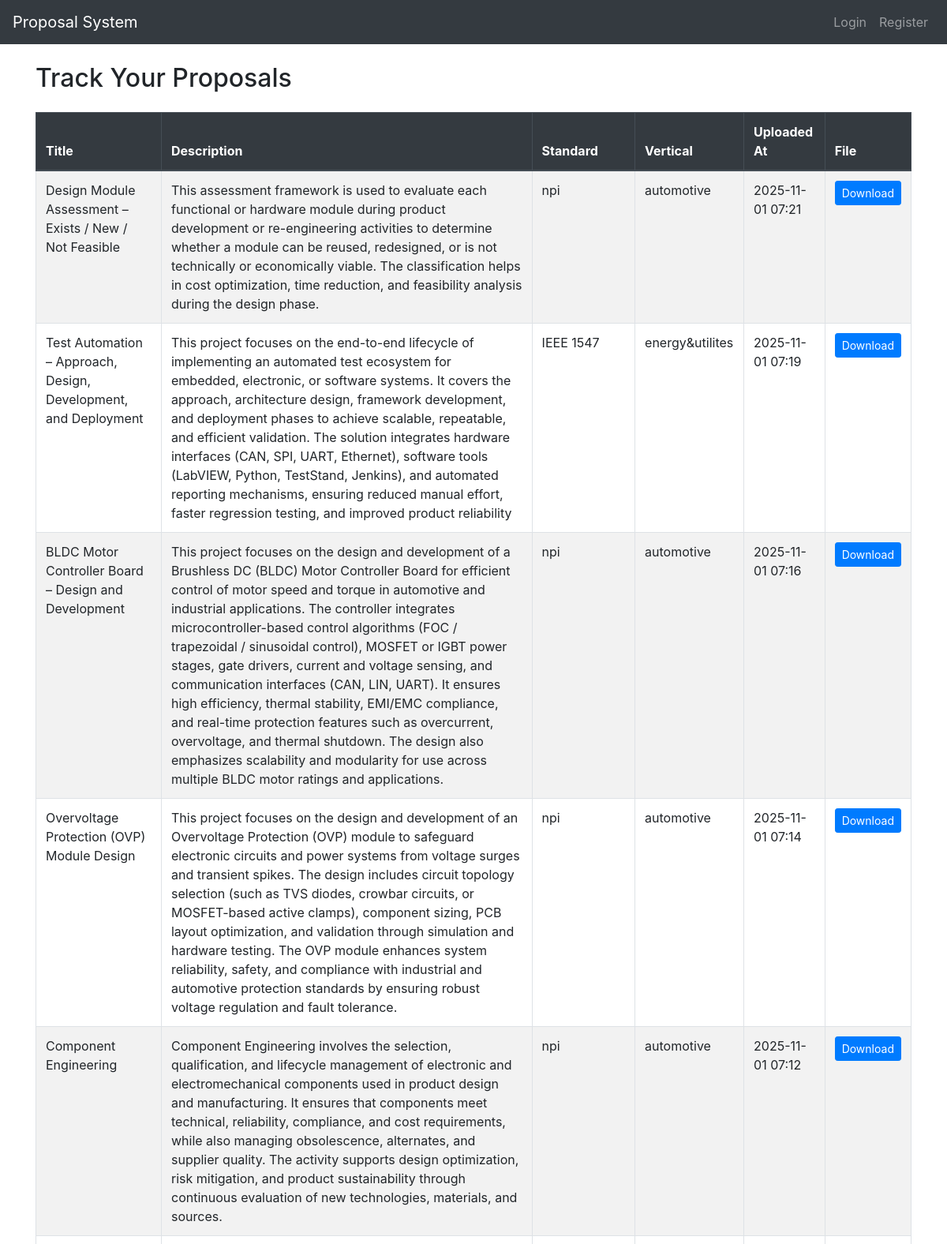
/track (signed in, upper part), run on the app's committed database.
### newapp.py (models this page shows)
class Proposal(db.Model):
    __tablename__ = 'proposals'
    id = db.Column(db.Integer, primary_key=True)
    title = db.Column(db.String(150), nullable=False)
    description = db.Column(db.Text, nullable=True)
    standard = db.Column(db.String(100), nullable=True)
    vertical = db.Column(db.String(100), nullable=True)  # ← updated
    filename = db.Column(db.String(200), nullable=True)
    file_size = db.Column(db.Float, nullable=True)
    uploaded_at = db.Column(db.DateTime, default=datetime.utcnow)
    user_id = db.Column(db.Integer, db.ForeignKey('users.id'), nullable=False)

### newapp.py (the view)
    @app.route('/track')
    @login_required
    def track():
        user_proposals = Proposal.query.filter_by(user_id=current_user.id).order_by(Proposal.uploaded_at.desc()).all()
        return render_template('track.html', proposals=user_proposals)

### templates/track.html (shortened to what this page needs)
{% extends "base.html" %}
{% block content %}
<h2 class="mt-4 mb-4">Track Your Proposals</h2>
{% if proposals %}
    <table class="table table-bordered table-striped">
        <thead class="thead-dark">
            <tr>
                <th>Title</th>
                <th>Description</th>
                <th>Standard</th>
                <th>Vertical</th>
                <th>Uploaded At</th>
                <th>File</th>
            </tr>
        </thead>
        <tbody>
            {% for proposal in proposals %}
                <tr>
                    <td>{{ proposal.title }}</td>
                    <td>{{ proposal.description }}</td>
                    <td>{{ proposal.standard }}</td>
                    <td>{{ proposal.vertical }}</td>
                    <td>{{ proposal.uploaded_at.strftime('%Y-%m-%d %H:%M') }}</td>
                    <td>
                        {% if proposal.filename %}
                            <a href="{{ url_for('download', proposal_id=proposal.id) }}" class="btn btn-sm btn-primary">Download</a>
                        {% else %}
                            N/A
                        {% endif %}
                    </td>
                </tr>
            {% endfor %}
        </tbody>
    </table>
{% else %}
    <p>No proposals uploaded yet.</p>
{% endif %}
{% endblock %}

### data on the page
Proposal: title "Design Module Assessment – Exists / New / Not Feasible", description "This assessment framework is used to evaluate each functional or hardware module during product development or re-engineering activities to determine whether a module can be reused, redesigned, or is not technically or economically viable. The classification helps in cost optimization, time reduction, and feasibility analysis during the design phase.", standard "npi", vertical "automotive", uploaded_at "2025-11-01 07:21"
Proposal: title "Test Automation – Approach, Design, Development, and Deployment", description "This project focuses on the end-to-end lifecycle of implementing an automated test ecosystem for embedded, electronic, or software systems. It covers the approach, architecture design, framework development, and deployment phases to achieve scalable, repeatable, and efficient validation. The solution integrates hardware interfaces (CAN, SPI, UART, Ethernet), software tools (LabVIEW, Python, TestStand, Jenkins), and automated reporting mechanisms, ensuring reduced manual effort, faster regression testing, and improved product reliability", standard "IEEE 1547", vertical "energy&utilites", uploaded_at "2025-11-01 07:19"
Proposal: title "BLDC Motor Controller Board – Design and Development", description "This project focuses on the design and development of a Brushless DC (BLDC) Motor Controller Board for efficient control of motor speed and torque in automotive and industrial applications. The controller integrates microcontroller-based control algorithms (FOC / trapezoidal / sinusoidal control), MOSFET or IGBT power stages, gate drivers, current and voltage sensing, and communication interfaces (CAN, LIN, UART). It ensures high efficiency, thermal stability, EMI/EMC compliance, and real-time protection features such as overcurrent, overvoltage, and thermal shutdown. The design also emphasizes scalability and modularity for use across multiple BLDC motor ratings and applications.", standard "npi", vertical "automotive", uploaded_at "2025-11-01 07:16"
Proposal: title "Overvoltage Protection (OVP) Module Design", description "This project focuses on the design and development of an Overvoltage Protection (OVP) module to safeguard electronic circuits and power systems from voltage surges and transient spikes. The design includes circuit topology selection (such as TVS diodes, crowbar circuits, or MOSFET-based active clamps), component sizing, PCB layout optimization, and validation through simulation and hardware testing. The OVP module enhances system reliability, safety, and compliance with industrial and automotive protection standards by ensuring robust voltage regulation and fault tolerance.", standard "npi", vertical "automotive", uploaded_at "2025-11-01 07:14"
Proposal: title "Component Engineering", description "Component Engineering involves the selection, qualification, and lifecycle management of electronic and electromechanical components used in product design and manufacturing. It ensures that components meet technical, reliability, compliance, and cost requirements, while also managing obsolescence, alternates, and supplier quality. The activity supports design optimization, risk mitigation, and product sustainability through continuous evaluation of new technologies, materials, and sources.", standard "npi", vertical "automotive", uploaded_at "2025-11-01 07:12"
